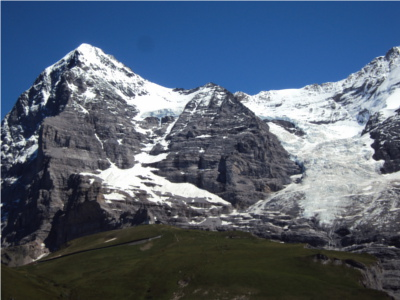
#> input picture examples/Hill1.jpg, 400 x 300 px
$ python example.py   (Python 2 division)
#> lines starting #> are read from the running program, lines starting #| are printed output that depends on the picture
#> further down, img is the input picture: shape (300, 400, 3); mean B, G, R 113.4, 95.7, 82.9
### examples/stitch.py
import cv2
import numpy as np
import pickle

MIN_MATCH_COUNT = 200

class Stitcher:

	def __init__(self,img_list):
		self.img_list = img_list
#> self.img_list = 1 item

	def stitch_all_images(self):

		if len(self.img_list) == 1:
			for i in range(len(self.img_list[0])-1):
				img1 = self.img_list[0][i]
				img2 = self.img_list[0][i+1]
				H = self.find_homography(img1,img2)
				(result,offsety) = self.stitch(img1,img2,"horizontal",H)
				self.img_list[0][i+1] = result
#> this loop made 2 passes
#> (matches in find_homography, top_left in stitch, top_right in stitch, bottom_left in stitch, bottom_right in stitch, height in stitch, overlap_left in stitch) on passes 1 to 2: (1257 matches, [144.6, -11.89, 1], [571.1, -55.44, 1], [159.9, 276.7, 1], [580.3, 275.1, 1], 275, 159), (2162 matches, [275.9, -41.35, 1], [774.7, -123.7, 1], [293, 250.2, 1], [777.2, 258.8, 1], 250, 292)
#> pass 1, in find_homography, `gray = cv2.cvtColor(img1,cv2.COLOR_BGR2GRAY)`:
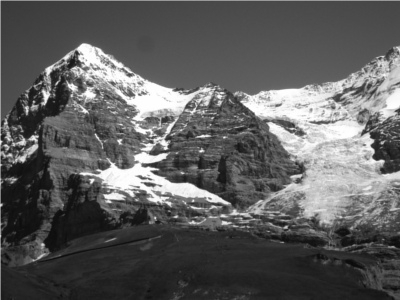
#> gray: shape (300, 400); min 9, max 255, mean 93.9
#> pass 1, in find_homography, `gray = cv2.cvtColor(img2,cv2.COLOR_BGR2GRAY)`:
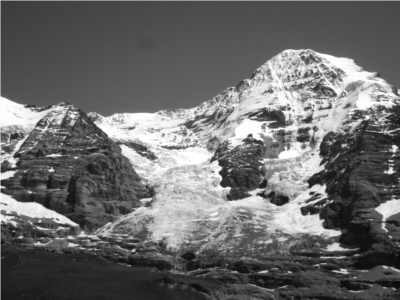
#> gray: shape (300, 400); min 8, max 255, mean 106.5
#> pass 1, in stitch, `result = cv2.warpPerspective(img2,H,(int(min(bottom_right[0],top_right..`:
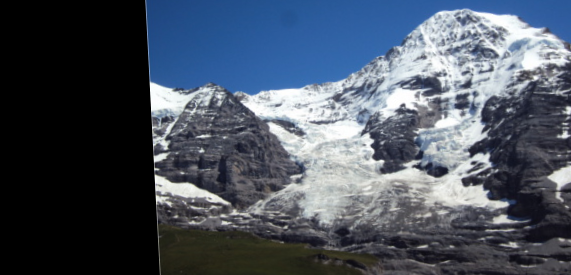
#> result: shape (275, 571, 3); mean B, G, R 96, 82.8, 73.8
#> pass 1, in stitch, `subimg2 = result[offset_y:height-1,overlap_left:overlap_right].copy()`:
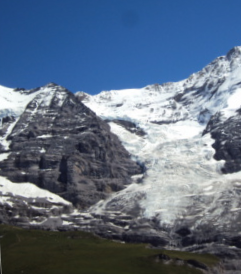
#> subimg2: shape (274, 241, 3); mean B, G, R 131.8, 110.4, 94.4
#> after the loop:
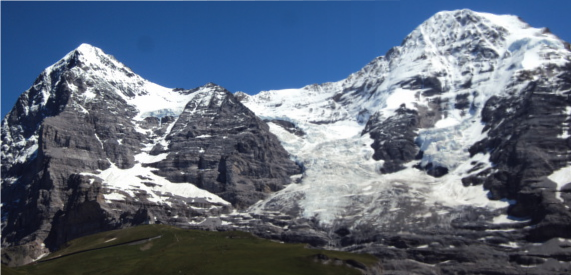
#> img1: shape (275, 571, 3); mean B, G, R 124.6, 106.4, 94.4


		return self.img_list[len(self.img_list)-1][len(self.img_list[0])-1]
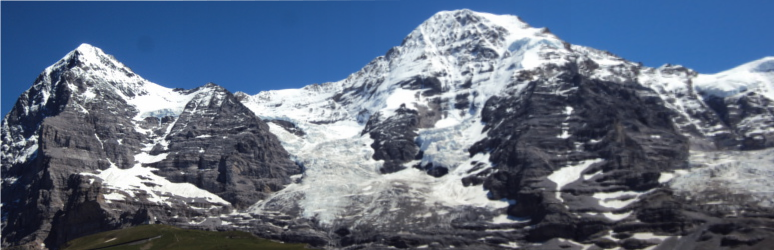
#> returned value: shape (250, 774, 3); mean of channels 0, 1, 2 131.2, 110, 96.4; drawn as B, G, R

	def stitch(self,img1,img2,direction,H,blend=1):

		top_left = np.dot(H,np.array([0,0,1]))

		top_right = np.dot(H,np.array([img2.shape[1],0,1]))
		top_right = top_right / top_right[-1]

		bottom_left = np.dot(H,np.array([0,img2.shape[0],1]))
		bottom_left = bottom_left / bottom_left[-1]

		bottom_right = np.dot(H,np.array([img2.shape[1],img2.shape[0],1]))
		bottom_right = bottom_right / bottom_right[-1]

		if(direction == "horizontal"):

			# warp image left to right
			height = int(min(bottom_right[1],bottom_left[1]))
			result = cv2.warpPerspective(img2,H,(int(min(bottom_right[0],top_right[0])),height ))
			offset_y = int(max(top_right[1],top_left[1]))
			if offset_y < 0:
				offset_y = 0
			# get two overlap subimages
			overlap_left = int(max(top_left[0],bottom_left[0]))
			overlap_right = img1.shape[1]

			# height - 1 ???
			subimg2 = result[offset_y:height-1,overlap_left:overlap_right].copy()
			subimg1 = img1[offset_y:height-1,overlap_left:overlap_right].copy()

			# alpha blending two overlap image
			overlap_width = overlap_right - overlap_left
			dst = subimg2.copy()
			for j in range(10):
				alpha = j * 0.1
				a = subimg1[:,(j * overlap_width/10) : ((j+1) * overlap_width/10)]
				b = subimg2[:,(j * overlap_width/10) : ((j+1) * overlap_width/10)]
				dst[:,(j * overlap_width/10) : ((j+1) * overlap_width/10)] = cv2.addWeighted(a,1 - alpha,b,alpha,0)
			min_height = min(result.shape[0],img1.shape[0])
			result[0:min_height, 0:img1.shape[1]] = img1[0:min_height,0:img1.shape[1]]
			result[offset_y:height-1,overlap_left:overlap_right] = dst

		else:
			# warp image top to bottom
			bottom = int(min(bottom_right[1],bottom_left[1]))
			result = cv2.warpPerspective(img2,H,(img1.shape[1],bottom))

			# get two overlap subimages
			overlap_top = int(max(top_right[1],top_left[1]))
			overlap_bottom = img1.shape[0]
			subimg2 = result[overlap_top:overlap_bottom,0:img2.shape[1]].copy()
			subimg1 = img1[overlap_top:overlap_bottom,0:img2.shape[1]].copy()

			# alpha blending two overlap image
			overlap_height = overlap_bottom - overlap_top
			delta = overlap_height / 10
			dst = subimg2.copy()
			for j in range(10):
				alpha = j * 0.1
				a = subimg1[ j * delta : (j+1) * delta,:]
				b = subimg2[ j * delta : (j+1) * delta,:]
				dst[j * delta : (j+1) * delta,:] = cv2.addWeighted(a,1 - alpha,b,alpha,0)
				#dst[j * delta : (j+1) * delta,:] = cv2.addWeighted(a,1 ,b,0,0)

			# paste img1 to result image
			result[0:img1.shape[0], 0:img1.shape[1]] = img1[0:img1.shape[0],0:img1.shape[1]]
			# paste overlap(blend) region to result image
			result[overlap_top:overlap_bottom,0:img2.shape[1]] = dst
			offset_y = 0

		return (result,offset_y)


	def find_homography(self,img1,img2):

		# get detector and descriptor
		detector = cv2.FeatureDetector_create("SIFT")
		extractor = cv2.DescriptorExtractor_create("SIFT")

		gray = cv2.cvtColor(img1,cv2.COLOR_BGR2GRAY)

		# finds the keypoint in the image
		kps = detector.detect(gray)

		(kp1,des1) = extractor.compute(gray,kps)

		gray = cv2.cvtColor(img2,cv2.COLOR_BGR2GRAY)

		# finds the keypoint in the image
		kps = detector.detect(gray)

		(kp2,des2) = extractor.compute(gray,kps)

		# match key point
		bf = cv2.BFMatcher()
		matches = bf.knnMatch(des1,des2, k=2)


		# Apply ration test
		good = []
		for m,n in matches:
			if m.distance < 0.8*n.distance:
				good.append(m)

		if len(good) > MIN_MATCH_COUNT:
			src_pts = np.float32([ kp2[m.trainIdx].pt for m in good]).reshape(-1,1,2)
			dst_pts = np.float32([ kp1[m.queryIdx].pt for m in good ]).reshape(-1,1,2)
			H,mask = cv2.findHomography(src_pts, dst_pts, cv2.RANSAC,5.0)

		return H


	# [26 lines left out: function drawMatch, not called in this run]


### examples/example.py
import cv2
from stitch import Stitcher

files = ["Hill1.jpg","Hill2.jpg","Hill3.jpg"]

imgs = []
for filename in files:
	img = cv2.imread(filename)
	imgs.append(img)
imgs = [imgs]

stitcher = Stitcher(imgs)
result = stitcher.stitch_all_images()
cv2.imwrite("result.jpg",result)
